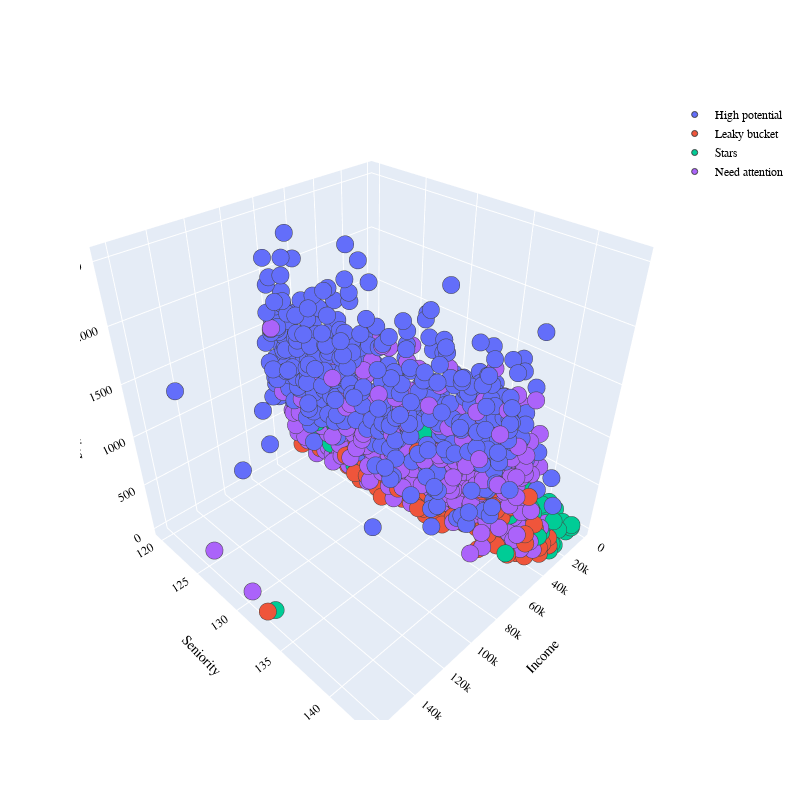

Source (notebook cell):
### Code cell
labels_filtered = isomap_labels[original_indices]
labels_filtered = labels_filtered[filtered_indices]
data = data2
scaler=StandardScaler()
dataset_temp=data[['Income','Seniority','Spending']]
X_std=scaler.fit_transform(dataset_temp)
X = normalize(X_std,norm='l2')


dataset_temp['Cluster'] = labels_filtered
dataset_temp=dataset_temp.replace({0:'Stars',1:'Need attention',2:'High potential',3:'Leaky bucket'})
data = data.merge(dataset_temp.Cluster, left_index=True, right_index=True)


PLOT = go.Figure()
for C in list(data.Cluster.unique()):
    

    PLOT.add_trace(go.Scatter3d(x = data[data.Cluster == C]['Income'],
                                y = data[data.Cluster == C]['Seniority'],
                                z = data[data.Cluster == C]['Spending'],                        
                                mode = 'markers',marker_size = 6, marker_line_width = 1,
                                name = str(C)))
PLOT.update_traces(hovertemplate='Income: %{x} <br>Seniority: %{y} <br>Spending: %{z}')

    
PLOT.update_layout(width = 800, height = 800, autosize = True, showlegend = True,
                   scene = dict(xaxis=dict(title = 'Income', titlefont_color = 'black'),
                                yaxis=dict(title = 'Seniority', titlefont_color = 'black'),
                                zaxis=dict(title = 'Spending', titlefont_color = 'black')),
                   font = dict(family = "Gilroy", color  = 'black', size = 12))

### Figure 1 — Plotly figure (JSON) as saved in the notebook; plotly's stock layout.template omitted (floating-point values rounded to 4 significant figures; data arrays with more than 128 entries replaced by an {"elided": "..."} marker saying what was removed)
{"data": [{"hovertemplate": "Income: %{x} <br>Seniority: %{y} <br>Spending: %{z}", "marker": {"line": {"width": 1}, "size": 6}, "mode": "markers", "name": "High potential", "type": "scatter3d", "x": {"elided": "534 int values"}, "y": {"elided": "534 float values"}, "z": {"elided": "534 int values"}}, {"hovertemplate": "Income: %{x} <br>Seniority: %{y} <br>Spending: %{z}", "marker": {"line": {"width": 1}, "size": 6}, "mode": "markers", "name": "Leaky bucket", "type": "scatter3d", "x": {"elided": "436 int values"}, "y": {"elided": "436 float values"}, "z": {"elided": "436 int values"}}, {"hovertemplate": "Income: %{x} <br>Seniority: %{y} <br>Spending: %{z}", "marker": {"line": {"width": 1}, "size": 6}, "mode": "markers", "name": "Stars", "type": "scatter3d", "x": {"elided": "597 int values"}, "y": {"elided": "597 float values"}, "z": {"elided": "597 int values"}}, {"hovertemplate": "Income: %{x} <br>Seniority: %{y} <br>Spending: %{z}", "marker": {"line": {"width": 1}, "size": 6}, "mode": "markers", "name": "Need attention", "type": "scatter3d", "x": {"elided": "648 int values"}, "y": {"elided": "648 float values"}, "z": {"elided": "648 int values"}}], "layout": {"autosize": true, "font": {"color": "black", "family": "Gilroy", "size": 12}, "height": 800, "scene": {"xaxis": {"title": {"font": {"color": "black"}, "text": "Income"}}, "yaxis": {"title": {"font": {"color": "black"}, "text": "Seniority"}}, "zaxis": {"title": {"font": {"color": "black"}, "text": "Spending"}}}, "showlegend": true, "width": 800}}
